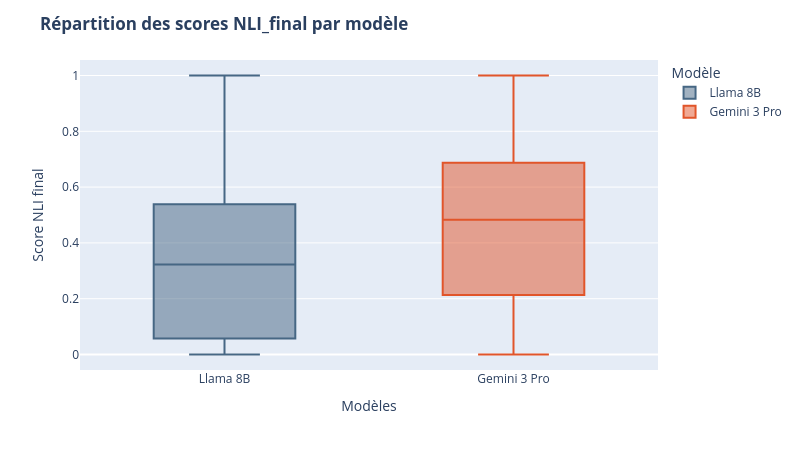

Here is the notebook cell this chart was saved with:
### Code cell
fig = px.box(
    df_compare,
    x="Modèle",
    y="NLI_final",
    color="Modèle",
    color_discrete_map={
        "Llama 8B": "#466784",
        "Gemini 3 Pro": "#e1552a"
    }
)
fig.update_layout(
    title="<b>Répartition des scores NLI_final par modèle</b>",
    xaxis_title="Modèles",
    yaxis_title="Score NLI final",
    width=800,
    height=450
)
fig.show()

### Figure 1 — Plotly figure (JSON) as saved in the notebook; plotly's stock layout.template omitted (floating-point values rounded to 4 significant figures; data arrays with more than 128 entries replaced by an {"elided": "..."} marker saying what was removed)
{"data": [{"alignmentgroup": "True", "hovertemplate": "Modèle=%{x}<br>NLI_final=%{y}<extra></extra>", "legendgroup": "Llama 8B", "marker": {"color": "#466784"}, "name": "Llama 8B", "notched": false, "offsetgroup": "Llama 8B", "orientation": "v", "showlegend": true, "type": "box", "x": {"elided": "200 str values"}, "x0": " ", "xaxis": "x", "y": {"elided": "200 float values"}, "y0": " ", "yaxis": "y"}, {"alignmentgroup": "True", "hovertemplate": "Modèle=%{x}<br>NLI_final=%{y}<extra></extra>", "legendgroup": "Gemini 3 Pro", "marker": {"color": "#e1552a"}, "name": "Gemini 3 Pro", "notched": false, "offsetgroup": "Gemini 3 Pro", "orientation": "v", "showlegend": true, "type": "box", "x": {"elided": "200 str values"}, "x0": " ", "xaxis": "x", "y": {"elided": "200 float values"}, "y0": " ", "yaxis": "y"}], "layout": {"boxmode": "overlay", "height": 450, "legend": {"title": {"text": "Modèle"}, "tracegroupgap": 0}, "margin": {"t": 60}, "title": {"text": "<b>Répartition des scores NLI_final par modèle</b>"}, "width": 800, "xaxis": {"anchor": "y", "categoryarray": ["Llama 8B", "Gemini 3 Pro"], "categoryorder": "array", "domain": [0, 1], "title": {"text": "Modèles"}}, "yaxis": {"anchor": "x", "domain": [0, 1], "title": {"text": "Score NLI final"}}}}
